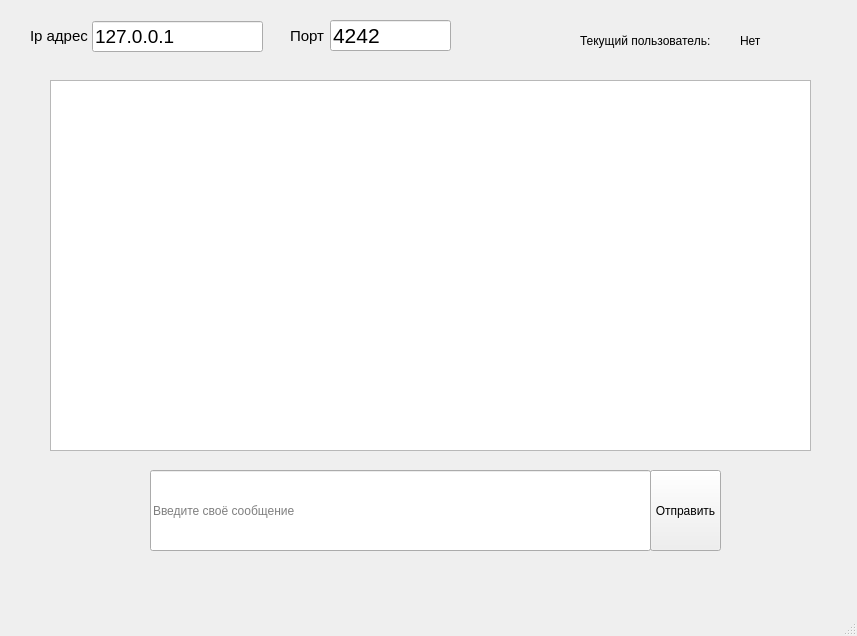
<?xml version="1.0" encoding="UTF-8"?>
<ui version="4.0">
 <class>MainWindow</class>
 <widget class="QMainWindow" name="Client">
  <property name="geometry">
   <rect>
    <x>0</x>
    <y>0</y>
    <width>857</width>
    <height>636</height>
   </rect>
  </property>
  <property name="windowTitle">
   <string>MainWindow</string>
  </property>
  <widget class="QWidget" name="centralwidget">
   <widget class="QLabel" name="curr_label">
    <property name="geometry">
     <rect>
      <x>580</x>
      <y>30</y>
      <width>131</width>
      <height>21</height>
     </rect>
    </property>
    <property name="text">
     <string>Текущий пользователь:</string>
    </property>
   </widget>
   <widget class="QLabel" name="labelUserName">
    <property name="geometry">
     <rect>
      <x>740</x>
      <y>20</y>
      <width>151</width>
      <height>41</height>
     </rect>
    </property>
    <property name="text">
     <string>Нет</string>
    </property>
   </widget>
   <widget class="QPushButton" name="sendBtn">
    <property name="geometry">
     <rect>
      <x>650</x>
      <y>470</y>
      <width>71</width>
      <height>81</height>
     </rect>
    </property>
    <property name="text">
     <string>Отправить</string>
    </property>
   </widget>
   <widget class="QTextBrowser" name="textBrowser">
    <property name="geometry">
     <rect>
      <x>50</x>
      <y>80</y>
      <width>761</width>
      <height>371</height>
     </rect>
    </property>
   </widget>
   <widget class="QLineEdit" name="inputLine">
    <property name="geometry">
     <rect>
      <x>150</x>
      <y>470</y>
      <width>501</width>
      <height>81</height>
     </rect>
    </property>
    <property name="placeholderText">
     <string>Введите своё сообщение</string>
    </property>
   </widget>
   <widget class="QLineEdit" name="lineEdit">
    <property name="geometry">
     <rect>
      <x>92</x>
      <y>21</y>
      <width>171</width>
      <height>31</height>
     </rect>
    </property>
    <property name="font">
     <font>
      <pointsize>14</pointsize>
     </font>
    </property>
    <property name="text">
     <string>127.0.0.1</string>
    </property>
   </widget>
   <widget class="QLineEdit" name="lineEdit_2">
    <property name="geometry">
     <rect>
      <x>330</x>
      <y>20</y>
      <width>121</width>
      <height>31</height>
     </rect>
    </property>
    <property name="font">
     <font>
      <pointsize>16</pointsize>
     </font>
    </property>
    <property name="text">
     <string>4242</string>
    </property>
   </widget>
   <widget class="QLabel" name="label">
    <property name="geometry">
     <rect>
      <x>30</x>
      <y>20</y>
      <width>61</width>
      <height>31</height>
     </rect>
    </property>
    <property name="font">
     <font>
      <pointsize>11</pointsize>
     </font>
    </property>
    <property name="text">
     <string>Ip адрес</string>
    </property>
   </widget>
   <widget class="QLabel" name="label_2">
    <property name="geometry">
     <rect>
      <x>290</x>
      <y>20</y>
      <width>41</width>
      <height>31</height>
     </rect>
    </property>
    <property name="font">
     <font>
      <pointsize>11</pointsize>
     </font>
    </property>
    <property name="text">
     <string>Порт</string>
    </property>
   </widget>
  </widget>
  <widget class="QMenuBar" name="menubar">
   <property name="geometry">
    <rect>
     <x>0</x>
     <y>0</y>
     <width>857</width>
     <height>22</height>
    </rect>
   </property>
  </widget>
  <widget class="QStatusBar" name="statusbar"/>
 </widget>
 <resources/>
 <connections/>
</ui>
